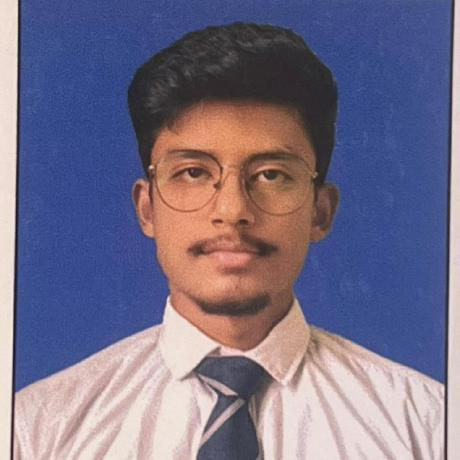
#> input picture source-photo.png, 460 x 460 px, given in place of avatar.png, which was not available
$ python prep_photo.py
#> lines starting #> are read from the running program, lines starting #| are printed output that depends on the picture; after the words box and inside, x2 and y2 are one past the last pixel; in counts of white or black regions, pixels touching at a corner belong together; pictures that were not available may be replaced by others from this repository, and a replacement may not be noted
#!/usr/bin/env python3
"""
Prepare the photo for clean ASCII conversion:
  1. remove the background (rembg or OpenCV GrabCut / chroma-key fallback)
  2. bilateral-smooth away noise and textures while keeping drawn lines sharp
  3. stretch tones so skin lands near bright and hair/lines stay dark
  4. darken line work (difference-of-gaussians ridges)
  5. composite onto white and crop square around the subject

Output: source-prepped.png (grayscale), consumed by make_ascii_svg.py.

    python scripts/prep_photo.py [input.png] [output.png]
"""
import os
import sys
import cv2
import numpy as np
from PIL import Image

HERE = os.path.dirname(os.path.abspath(__file__))
INP = sys.argv[1] if len(sys.argv) > 1 else os.path.join(HERE, "..", "avatar.png")
OUT = sys.argv[2] if len(sys.argv) > 2 else os.path.join(HERE, "..", "source-prepped.png")

LINE_WEIGHT = 0.6

# 1. Remove background
bgr = cv2.imread(INP)
#> bgr is the input picture: shape (460, 460, 3); mean B, G, R 135.9, 112.2, 119.5
if bgr is None:
    raise FileNotFoundError(f"Cannot load image {INP}")

h, w = bgr.shape[:2]
#> h = 460; w = 460
hsv = cv2.cvtColor(bgr, cv2.COLOR_BGR2HSV)
#> hsv: shape (460, 460, 3); mean H, S, V 76.2, 97.6, 155.9

# Blue background detection (typical studio blue background)
lower_blue = np.array([90, 70, 40])
upper_blue = np.array([135, 255, 255])
blue_mask = cv2.inRange(hsv, lower_blue, upper_blue)
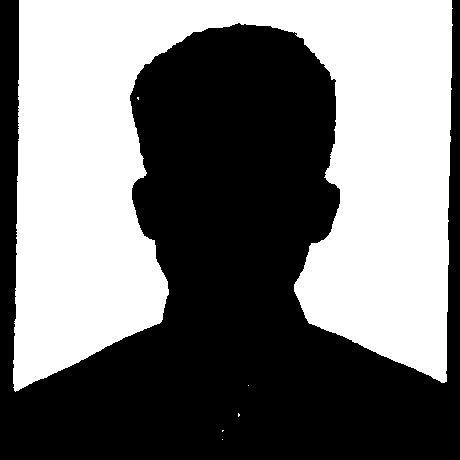
#> blue_mask: shape (460, 460); 46.3% white; 6 white regions (5 under 20 px), largest, box (x1, y1, x2, y2) and area: (13, 0, 453, 392) 97866

if np.count_nonzero(blue_mask) > (h * w * 0.15):
    # Studio blue background detected: use precise fast GrabCut segmentation
    subject_mask = cv2.bitwise_not(blue_mask)
    kernel = cv2.getStructuringElement(cv2.MORPH_ELLIPSE, (5, 5))
    subject_mask = cv2.morphologyEx(subject_mask, cv2.MORPH_OPEN, kernel)
#> subject_mask: shape (460, 460); 53.7% white; 6 black regions (5 under 20 px), largest, box (x1, y1, x2, y2) and area: (13, 0, 453, 392) 97926
    subject_mask = cv2.morphologyEx(subject_mask, cv2.MORPH_CLOSE, kernel)
#> subject_mask: shape (460, 460); 53.7% white; 1 black region, box (x1, y1, x2, y2) and area: (13, 0, 452, 391) 97892

    border_mask = np.zeros_like(subject_mask)
    border_mask[10:h-5, 15:w-15] = 255
    subject_mask = cv2.bitwise_and(subject_mask, border_mask)
#> subject_mask: shape (460, 460); 47% white; 3 white regions (1 under 20 px), largest, box (x1, y1, x2, y2) and area: (15, 23, 445, 455) 98738, (15, 10, 19, 288) 744

    bgd_model = np.zeros((1, 65), np.float64)
    fgd_model = np.zeros((1, 65), np.float64)
    gc_mask = np.where(subject_mask > 0, cv2.GC_PR_FGD, cv2.GC_BGD).astype('uint8')
    gc_mask[0:10, :] = cv2.GC_BGD
    gc_mask[h-5:h, :] = cv2.GC_BGD
    gc_mask[:, 0:15] = cv2.GC_BGD
    gc_mask[:, w-15:w] = cv2.GC_BGD
    gc_mask[int(h*0.25):int(h*0.6), int(w*0.35):int(w*0.65)] = cv2.GC_FGD
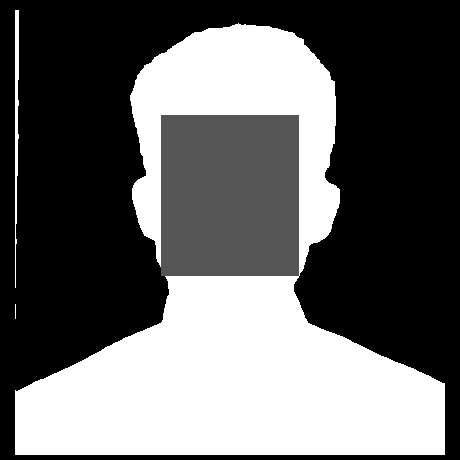
#> gc_mask: shape (460, 460); min 0, max 3, mean 1.2; drawn with min black and max white

    cv2.grabCut(bgr, gc_mask, None, bgd_model, fgd_model, 5, cv2.GC_INIT_WITH_MASK)
    alpha = np.where((gc_mask == cv2.GC_FGD) | (gc_mask == cv2.GC_PR_FGD), 255, 0).astype('uint8')
#> alpha: shape (460, 460); 45% white; 1 white region, box (x1, y1, x2, y2) and area: (15, 24, 444, 455) 95297
else:
    try:
        from rembg import remove
        cut = remove(Image.open(INP).convert("RGBA"))
        alpha = np.array(cut.split()[-1])
    except Exception:
        alpha = np.full((h, w), 255, np.uint8)

# 2. Smooth texture & lines
gray = cv2.cvtColor(bgr, cv2.COLOR_BGR2GRAY)
smooth = gray.copy()
for _ in range(3):
    smooth = cv2.bilateralFilter(smooth, 9, 40, 9)

# 3. Tone stretch over subject only
fg_pixels = smooth[alpha > 128]
if len(fg_pixels) > 0:
    lo, hi = np.percentile(fg_pixels, [2, 92])
#> lo = 44; hi = 220
else:
    lo, hi = 20, 230
tone = np.clip((smooth.astype(np.float32) - lo) / max(1.0, (hi - lo)), 0, 1)
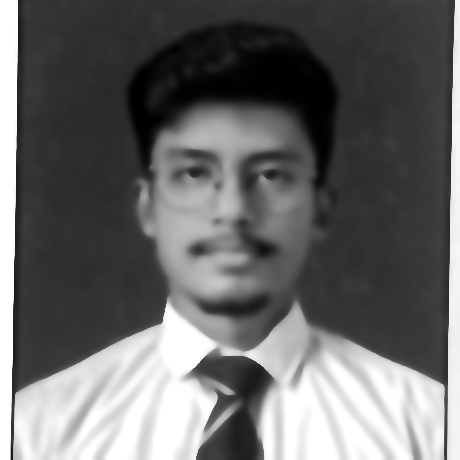
#> tone: shape (460, 460) float32; min 0, max 1, mean 0.414

# 4. Dark-on-light ridges -> darken (DoG)
fine = cv2.GaussianBlur(smooth, (0, 0), 1.5).astype(np.float32)
coarse = cv2.GaussianBlur(smooth, (0, 0), 6).astype(np.float32)
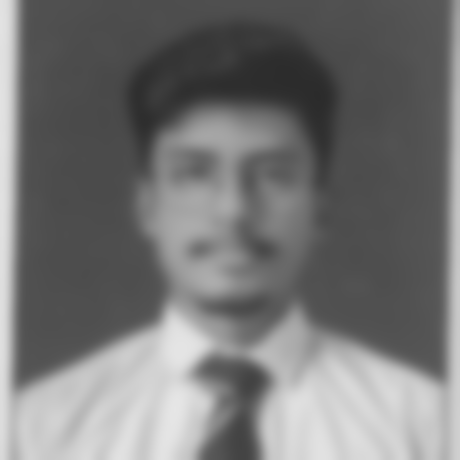
#> coarse: shape (460, 460) float32; min 43, max 230, mean 117.2
lines = np.clip((coarse - fine) / 40.0, 0, 1)
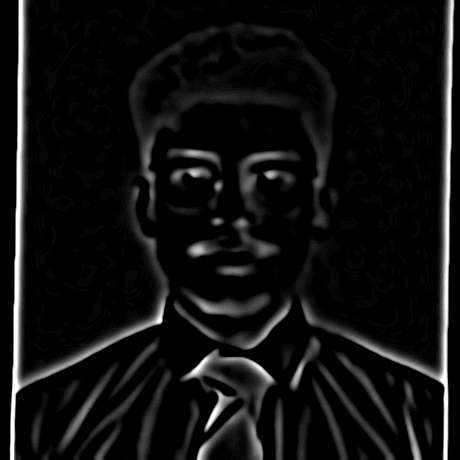
#> lines: shape (460, 460) float32; min 0, max 1, mean 0.0678
out = np.clip(tone - LINE_WEIGHT * lines, 0, 1) * 255

# 5. Composite onto white
feathered_mask = cv2.GaussianBlur(alpha.astype(np.float32) / 255.0, (0, 0), 1.0)
out = out * feathered_mask + 255.0 * (1.0 - feathered_mask)
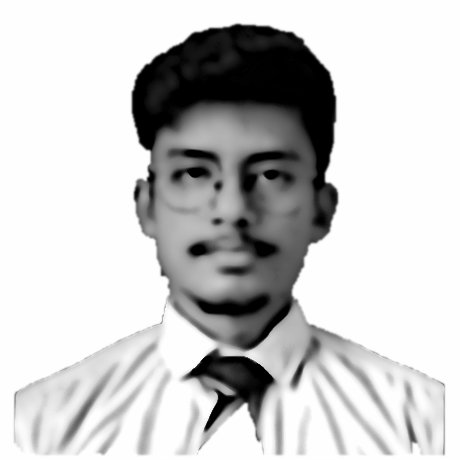
#> out: shape (460, 460) float32; min 0, max 255, mean 201.2; drawn with min black and max white

# Crop square around subject
ys, xs = np.where(alpha > 20)
if len(xs) > 0 and len(ys) > 0:
    side = max(xs.max() - xs.min(), ys.max() - ys.min()) + 40
#> side = 470
    cx, cy = (xs.min() + xs.max()) // 2, (ys.min() + ys.max()) // 2
#> cx = 229; cy = 239
else:
    side = min(h, w)
    cx, cy = w // 2, h // 2

canvas = np.full((side, side), 255, np.uint8)
#> canvas: shape (470, 470); every value is 255
x0, y0 = cx - side // 2, cy - side // 2
#> x0 = -6; y0 = 4
sx0, sy0 = max(x0, 0), max(y0, 0)
#> sx0 = 0; sy0 = 4
sx1, sy1 = min(x0 + side, out.shape[1]), min(y0 + side, out.shape[0])
#> sx1 = 460; sy1 = 460
canvas[sy0 - y0:sy1 - y0, sx0 - x0:sx1 - x0] = out[sy0:sy1, sx0:sx1].astype(np.uint8)
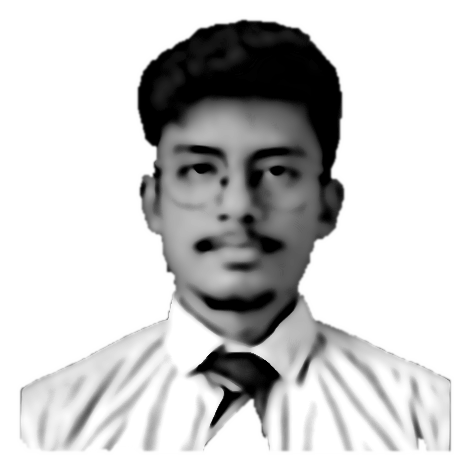
#> canvas: shape (470, 470); min 0, max 255, mean 203.3

cv2.imwrite(OUT, canvas)
print("Wrote", OUT, canvas.shape)
#| Wrote scripts/../source-prepped.png (470, 470)
